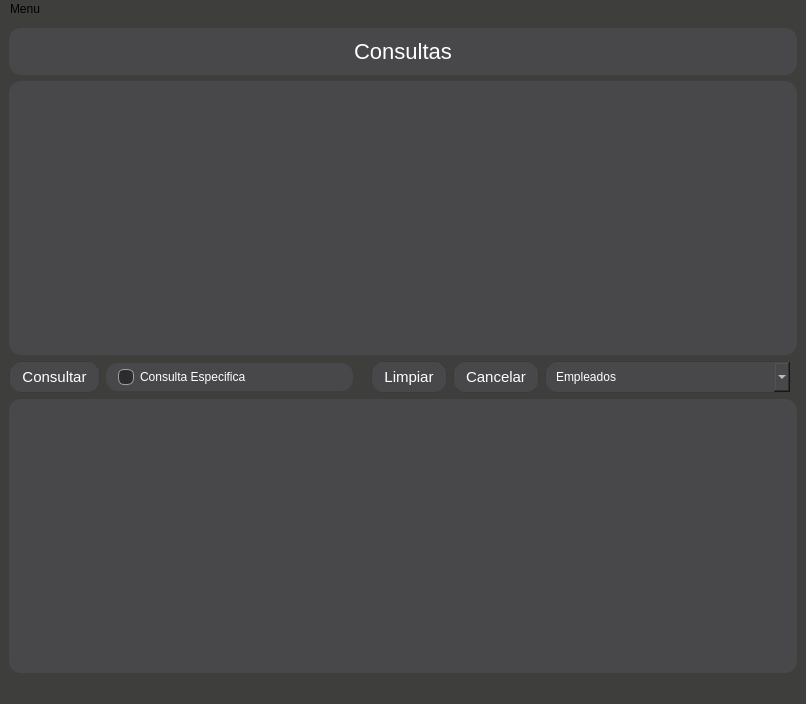
<?xml version="1.0" encoding="UTF-8"?>
<ui version="4.0">
 <class>MainWindow</class>
 <widget class="QMainWindow" name="MainWindow">
  <property name="geometry">
   <rect>
    <x>0</x>
    <y>0</y>
    <width>806</width>
    <height>704</height>
   </rect>
  </property>
  <property name="windowTitle">
   <string>MainWindow</string>
  </property>
  <property name="styleSheet">
   <string notr="true">background-color:#3E3E3C;</string>
  </property>
  <widget class="QWidget" name="centralwidget">
   <layout class="QGridLayout" name="gridLayout">
    <item row="2" column="4">
     <widget class="QPushButton" name="btnLimpiar">
      <property name="font">
       <font>
        <pointsize>-1</pointsize>
        <weight>50</weight>
        <bold>false</bold>
       </font>
      </property>
      <property name="styleSheet">
       <string notr="true">QPushButton {
    background-color: #48484A;  /* gris oscuro estilo macOS */
    color: #FFFFFF;              /* texto blanco */
    font-size: 15px;
    font-weight: 400;
    border: 1px solid #3A3A3C;
    border-radius: 12px;
    padding: 6px 12px;           /* un poco de padding para botones pequeños */
}

QPushButton:hover {
    border: 1px solid #0A84FF;  
    background-color: #5C5C5E;   /* gris un poco más claro al pasar mouse */
}

QPushButton:pressed {
    background-color: #3A3A3C;   /* gris más oscuro al presionar */
}</string>
      </property>
      <property name="text">
       <string>Limpiar</string>
      </property>
     </widget>
    </item>
    <item row="2" column="1">
     <widget class="QCheckBox" name="checkConsulta">
      <property name="sizePolicy">
       <sizepolicy hsizetype="Minimum" vsizetype="Fixed">
        <horstretch>0</horstretch>
        <verstretch>0</verstretch>
       </sizepolicy>
      </property>
      <property name="minimumSize">
       <size>
        <width>247</width>
        <height>28</height>
       </size>
      </property>
      <property name="layoutDirection">
       <enum>Qt::LeftToRight</enum>
      </property>
      <property name="styleSheet">
       <string notr="true">QCheckBox {
    background-color: #48484A;   /* gris oscuro estilo macOS */
    color: #FFFFFF;              /* texto blanco */
    font-weight: 400;
    font-size: 12px;
    border-radius: 12px;
    padding: 6px 12px;
}

QCheckBox::indicator {
    width: 14px;
    height: 14px;
    border-radius: 6px;
    border: 1px solid #A0A0A0;   /* borde suave gris */
    background-color: #2C2C2E;   /* casilla apagada */
}

QCheckBox::indicator:hover {
    border: 1px solid #00FF99;   /* borde brillante al pasar el mouse */
}

QCheckBox::indicator:checked {
    background-color: #00FF99;   /* color de acento (verde menta) */
    border: 1px solid #00FF99;
}

QCheckBox::indicator:disabled {
    background-color: #3A3A3C;   /* tono apagado para estado deshabilitado */
    border: 1px solid #5A5A5C;
}</string>
      </property>
      <property name="text">
       <string>Consulta Especifica</string>
      </property>
     </widget>
    </item>
    <item row="1" column="0" colspan="8">
     <widget class="QTextEdit" name="txtConsulta">
      <property name="styleSheet">
       <string notr="true">QTextEdit {
    background-color: #48484A;   /* gris oscuro estilo macOS */
    color: #FFFFFF;              /* texto blanco */
    font-weight: 400;
    font-size: 12px;
    border: none;
    border-radius: 12px;
    padding: 8px;
    selection-background-color: #00FF99;   /* selección en verde menta */
    selection-color: #000000;               /* texto negro cuando se selecciona */
}
QTextEdit {
    background-color: #48484A;
    color: #FFFFFF;
    border-radius: 12px;
    padding: 8px;
}</string>
      </property>
     </widget>
    </item>
    <item row="2" column="0">
     <widget class="QPushButton" name="btnConsultar">
      <property name="styleSheet">
       <string notr="true">QPushButton {
    background-color: #48484A;  /* gris oscuro estilo macOS */
    color: #FFFFFF;              /* texto blanco */
    font-size: 15px;
    font-weight: 400;
    border: 1px solid #3A3A3C;
    border-radius: 12px;
    padding: 6px 12px;           /* un poco de padding para botones pequeños */
}

QPushButton:hover {
    border: 1px solid #0A84FF;  
    background-color: #5C5C5E;   /* gris un poco más claro al pasar mouse */
}

QPushButton:pressed {
    background-color: #3A3A3C;   /* gris más oscuro al presionar */
}</string>
      </property>
      <property name="text">
       <string>Consultar</string>
      </property>
     </widget>
    </item>
    <item row="0" column="0" colspan="8">
     <widget class="QLabel" name="lbTitulo">
      <property name="minimumSize">
       <size>
        <width>495</width>
        <height>47</height>
       </size>
      </property>
      <property name="maximumSize">
       <size>
        <width>16777215</width>
        <height>50</height>
       </size>
      </property>
      <property name="font">
       <font>
        <pointsize>-1</pointsize>
        <weight>50</weight>
        <bold>false</bold>
       </font>
      </property>
      <property name="styleSheet">
       <string notr="true">QLabel {
    background-color: #48484A;  /* gris oscuro estilo macOS, consistente con los labels y QLineEdit */
    color: #FFFFFF;
    font-weight: 400;
    font-size: 22px;
    border: none;
    border-radius: 12px;
    padding: 8px;
}</string>
      </property>
      <property name="text">
       <string>Consultas</string>
      </property>
      <property name="alignment">
       <set>Qt::AlignCenter</set>
      </property>
     </widget>
    </item>
    <item row="2" column="6">
     <widget class="QComboBox" name="cbtablas">
      <property name="sizePolicy">
       <sizepolicy hsizetype="Preferred" vsizetype="Fixed">
        <horstretch>0</horstretch>
        <verstretch>0</verstretch>
       </sizepolicy>
      </property>
      <property name="minimumSize">
       <size>
        <width>246</width>
        <height>32</height>
       </size>
      </property>
      <property name="styleSheet">
       <string notr="true">QComboBox {
    background-color: #48484A;  /* gris oscuro estilo macOS */
    color: #FFFFFF;              /* texto blanco para contraste */
    border: 1px solid #3A3A3C;  
    border-radius: 12px;          
    padding: 6px 10px;           
}

QComboBox:hover {
    border: 1px solid #0A84FF;  
    background-color: #5C5C5E;  /* ligeramente más claro al pasar el mouse */
}
</string>
      </property>
      <item>
       <property name="text">
        <string>Empleados</string>
       </property>
      </item>
     </widget>
    </item>
    <item row="4" column="0" colspan="8">
     <widget class="QTableWidget" name="tablas">
      <property name="styleSheet">
       <string notr="true">QTableWidget {
    background-color: #48484A;   /* gris oscuro estilo macOS */
    color: #FFFFFF;              /* texto blanco */
    font-weight: 400;
    font-size: 12px;
    border: none;
    border-radius: 12px;
    gridline-color: #5A5A5C;     /* líneas de cuadrícula sutiles */
    selection-background-color: #00FF99;  /* selección verde menta */
    selection-color: #000000;             /* texto negro al seleccionar */
    outline: none;
}

QHeaderView::section {
    background-color: #3A3A3C;   /* tono ligeramente más oscuro para encabezados */
    color: #FFFFFF;
    font-weight: 500;
    font-size: 12px;
    border: none;
    border-radius: 6px;
    padding: 6px;
}

QHeaderView::section:horizontal {
    border-bottom: 1px solid #00FF99;   /* línea inferior acento verde menta */
}

QTableCornerButton::section {
    background-color: #3A3A3C;
    border: none;
}

QScrollBar:vertical {
    background: #2C2C2E;
    width: 10px;
    margin: 2px;
    border-radius: 5px;
}
QScrollBar::handle:vertical {
    background: #00FF99;
    border-radius: 5px;
}
QScrollBar::handle:vertical:hover {
    background: #4AFFB7;
}</string>
      </property>
      <property name="rowCount">
       <number>0</number>
      </property>
      <property name="columnCount">
       <number>0</number>
      </property>
     </widget>
    </item>
    <item row="2" column="5">
     <widget class="QPushButton" name="btnCancelar">
      <property name="styleSheet">
       <string notr="true">QPushButton {
    background-color: #48484A;  /* gris oscuro estilo macOS */
    color: #FFFFFF;              /* texto blanco */
    font-size: 15px;
    font-weight: 400;
    border: 1px solid #3A3A3C;
    border-radius: 12px;
    padding: 6px 12px;           /* un poco de padding para botones pequeños */
}

QPushButton:hover {
    border: 1px solid #0A84FF;  
    background-color: #5C5C5E;   /* gris un poco más claro al pasar mouse */
}

QPushButton:pressed {
    background-color: #3A3A3C;   /* gris más oscuro al presionar */
}</string>
      </property>
      <property name="text">
       <string>Cancelar</string>
      </property>
     </widget>
    </item>
   </layout>
  </widget>
  <widget class="QMenuBar" name="menubar">
   <property name="geometry">
    <rect>
     <x>0</x>
     <y>0</y>
     <width>806</width>
     <height>22</height>
    </rect>
   </property>
   <widget class="QMenu" name="menuMenu">
    <property name="title">
     <string>Menu</string>
    </property>
    <addaction name="menuCerrarSesion"/>
    <addaction name="menuExportar"/>
    <addaction name="menuSalir"/>
   </widget>
   <addaction name="menuMenu"/>
  </widget>
  <widget class="QStatusBar" name="statusbar"/>
  <action name="menuCerrarSesion">
   <property name="text">
    <string>Cerrar Sesion</string>
   </property>
  </action>
  <action name="menuExportar">
   <property name="text">
    <string>Exportar</string>
   </property>
  </action>
  <action name="menuSalir">
   <property name="text">
    <string>Salir</string>
   </property>
  </action>
 </widget>
 <resources/>
 <connections/>
</ui>
